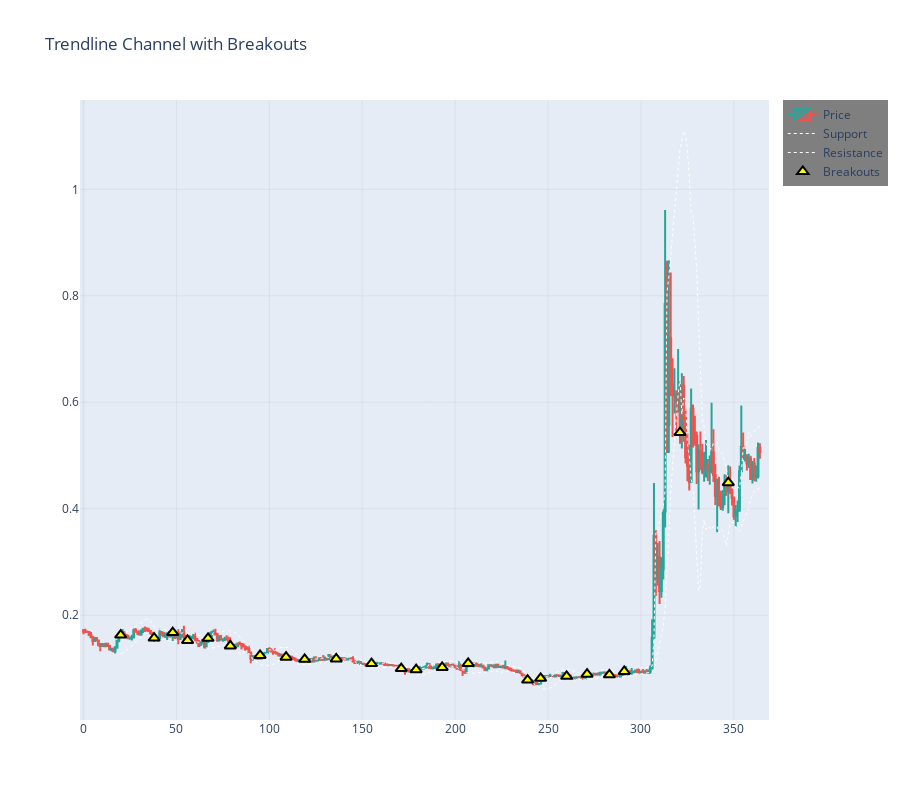

Notebook code cell kept with this figure:
### Code cell
fig

### Figure 1 — Plotly figure (JSON) as saved in the notebook; plotly's stock layout.template omitted (floating-point values rounded to 4 significant figures; data arrays with more than 128 entries replaced by an {"elided": "..."} marker saying what was removed)
{"data": [{"close": {"elided": "365 float values"}, "decreasing": {"line": {"color": "#EF5350"}}, "high": {"elided": "365 float values"}, "increasing": {"line": {"color": "#26A69A"}}, "low": {"elided": "365 float values"}, "name": "Price", "open": {"elided": "365 float values"}, "type": "candlestick", "x": {"elided": "365 int values"}}, {"line": {"color": "white", "dash": "dot", "width": 1}, "mode": "lines", "name": "Support", "showlegend": true, "type": "scatter", "x": {"elided": "365 int values"}, "y": {"elided": "365 float values"}}, {"line": {"color": "white", "dash": "dot", "width": 1}, "mode": "lines", "name": "Resistance", "showlegend": true, "type": "scatter", "x": {"elided": "365 int values"}, "y": {"elided": "365 float values"}}, {"marker": {"color": "yellow", "line": {"color": "black", "width": 2}, "size": 10, "symbol": "triangle-up"}, "mode": "markers", "name": "Breakouts", "showlegend": true, "type": "scatter", "x": [20, 38, 48, 56, 67, 79, 95, 109, 119, 136, 155, 171, 179, 193, 207, 239, 246, 260, 271, 283, 291, 321, 347], "y": [0.1626, 0.1571, 0.1674, 0.1525, 0.1565, 0.1423, 0.1245, 0.1211, 0.1172, 0.1179, 0.1091, 0.09964, 0.09772, 0.102, 0.1095, 0.07806, 0.08146, 0.08526, 0.08922, 0.088, 0.09423, 0.5431, 0.4489]}], "layout": {"height": 800, "legend": {"bgcolor": "rgba(0,0,0,0.5)", "bordercolor": "rgba(255,255,255,0.2)"}, "showlegend": true, "title": {"text": "Trendline Channel with Breakouts"}, "xaxis": {"gridcolor": "rgba(128,128,128,0.1)", "rangeslider": {"visible": false}, "zerolinecolor": "rgba(128,128,128,0.1)"}, "yaxis": {"gridcolor": "rgba(128,128,128,0.1)", "zerolinecolor": "rgba(128,128,128,0.1)"}}}
